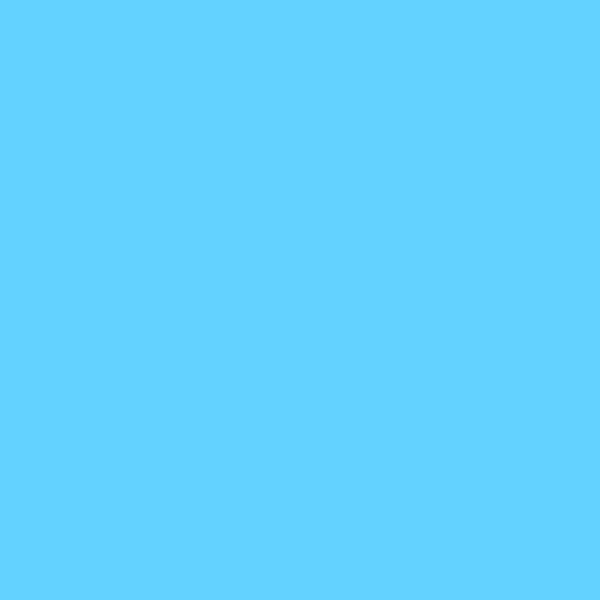
Frame 1 (no input)
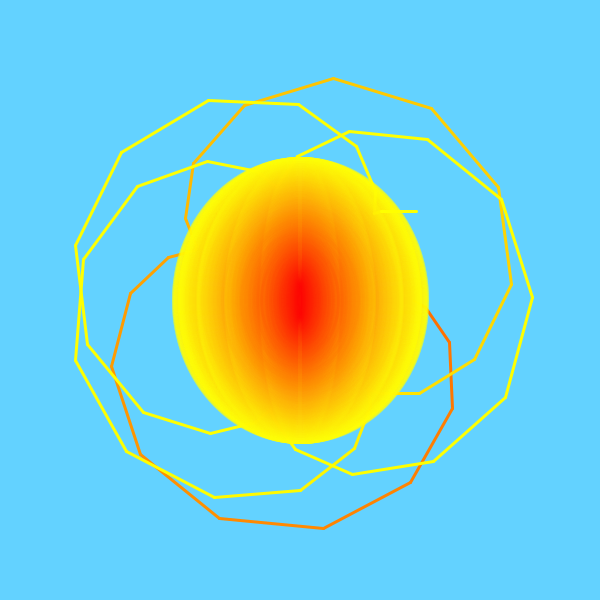
Frame 60 (the mouse pressed at the canvas centre just before this capture)
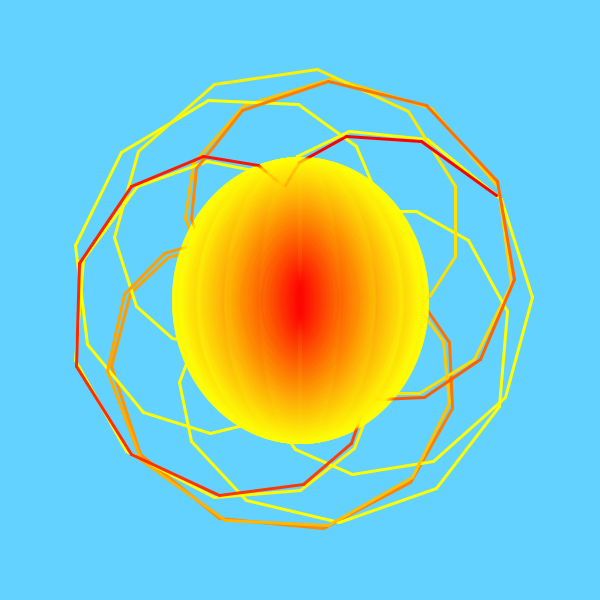
Frame 120 (the mouse held since frame 60 and released just before this capture)

The Processing sketch that drew these frames (run headless with seeded random() and noise(); from frame 60 on, the mouse is pressed at the canvas centre):

// Processing sketch: processing_12081
// ── processing_12081.pde

float p = 0, q = 0, x, y, r = 0;

void setup(){
 
  size(600,600);
  smooth();
  noFill();
  
}

void draw(){
  for (int i = 0; i < 255; i = i + 2)
  {
    stroke(255, i, i/50, 50);
    ellipse(width/2, height/2, i*cos(r), i+30);
  
  }
  strokeWeight(3);
  stroke(255, 100 + 200 * sin(r/10), 00 );//colors
  x = 300+ 173 *cos(r)-60*cos(r*173/63);
  y = 300+ 173*sin(r)-60*sin(r*173/63);
  if(p > 0)
    line(p, q, x, y);
  else background(99, 210, 255);
  p = x;
  q = y;
  r+= PI/10;
 
  
}
